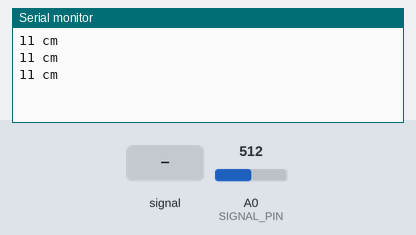
Bench run of a sketch on a simulated Arduino Uno, built with avr-gcc and run on an emulated ATmega328P. Parts: the last lines printed to the serial monitor. The inputs (shaded band) are chosen by the test bench; at power-on: A0 (SIGNAL_PIN) = 512.

Above: at 1.8 s.
1.9 s: A0 (SIGNAL_PIN) fed a 200 Hz sine of ±81 counts around its level
At 2.4 s:
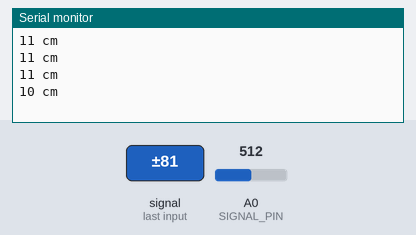
3.4 s: A0 (SIGNAL_PIN) set to 716
At 3.9 s:
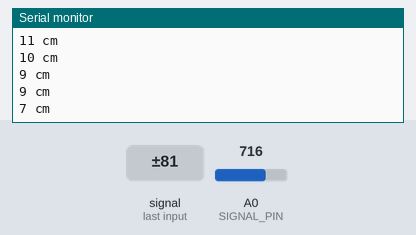
4.9 s: A0 (SIGNAL_PIN) fed a 1000 Hz sine of ±255 counts around its level
At 5.4 s:
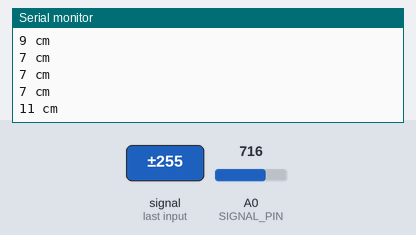
6.4 s: A0 (SIGNAL_PIN) set to 306
At 6.9 s:
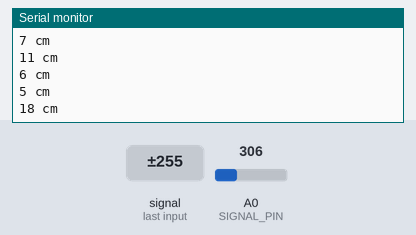
Timing chart, 0 to 8.9 s (numbered marks = the images above; inputs shaded):
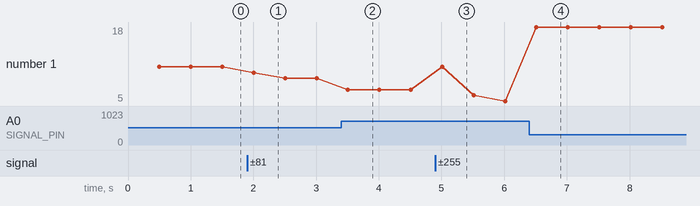

Measured:
- after the input at 1.9 s, the serial monitor: prints a new line after 0.11 s (image 1)
- after the input at 3.4 s, the serial monitor: prints a new line after 0.11 s (image 2)
- after the input at 4.9 s, the serial monitor: prints a new line after 0.11 s (image 3)
- after the input at 6.4 s, the serial monitor: prints a new line after 0.11 s (image 4)
- plotted number 1: 11 → 9 after the input at 1.9 s, 9 → 7 after the input at 3.4 s, 7 → 5 after the input at 4.9 s, 5 → 18 after the input at 6.4 s

The sketch:

LAB-8_Spec.-1_Infrared_Sensor.ino
```cpp
//#include <WiFi.h>
//#include <IoTStarterKit_WiFi.h>

//#define LIGHT A3
//#define LED 9
//#define BUZZER 6

#define SIGNAL_PIN A0


int distance=0;

void setup() {
// put your setup code here, to run once:
  Serial.begin(9600);
//  pinMode(BUZZER, OUTPUT);
  pinMode(SIGNAL_PIN, INPUT);

}

static unsigned long tick = millis();


void loop() {
  // put your main code here, to run repeatedly:

 if ((millis() - tick) > 500){
    int volt = map(analogRead(SIGNAL_PIN), 0, 1023, 0, 5000);
    distance = (27.61 / (volt - 0.1696)) * 1000;

    Serial.print(distance);
    Serial.println(" cm");

    tick = millis();
  }
}
```
